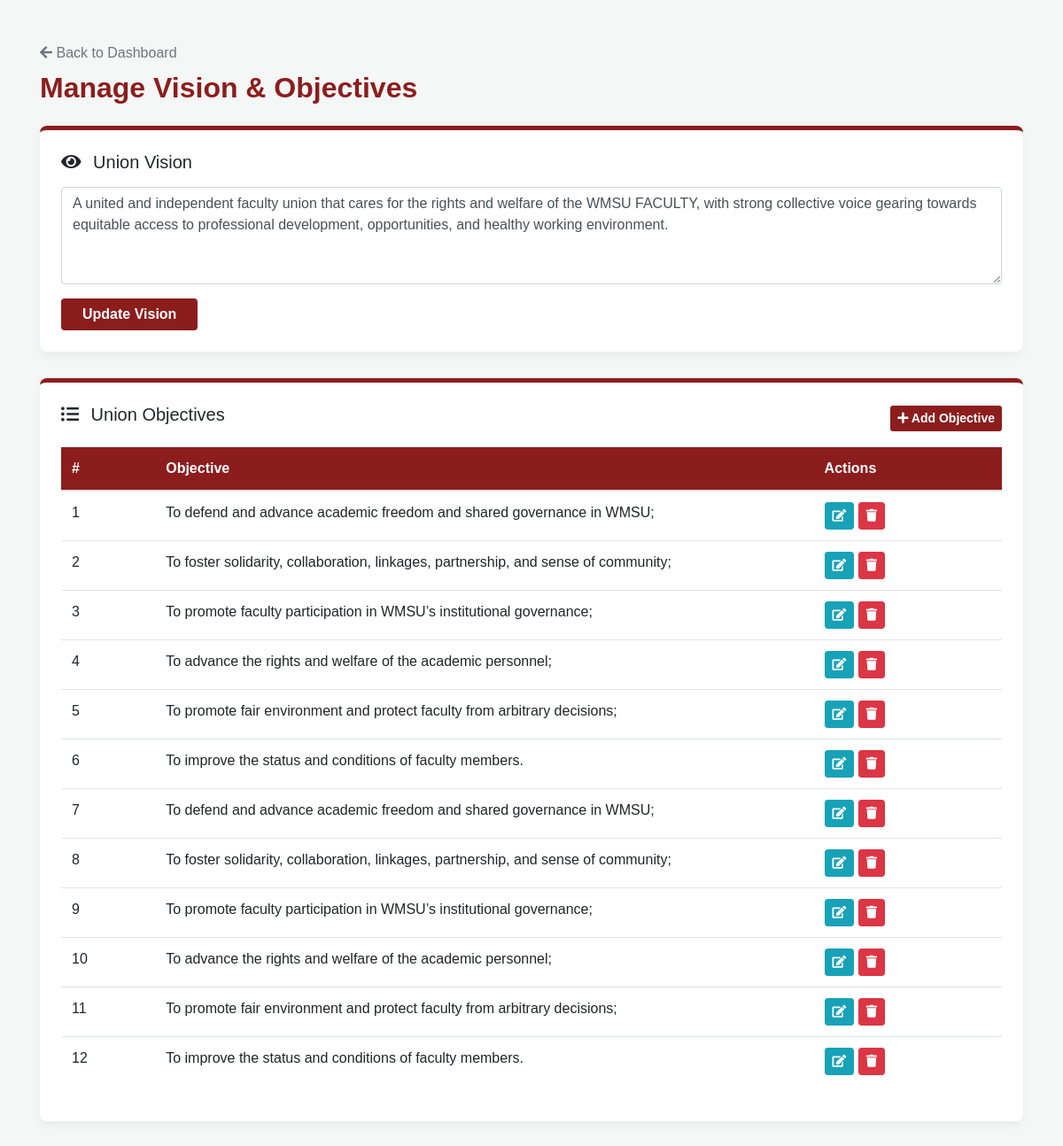
Screenshot of /admins/manage_vision.php (signed in) with the database file from the repository.
### tables this page shows
CREATE TABLE `union_info` (
  `id` int(11) NOT NULL,
  `vision` text NOT NULL,
  `updated_at` timestamp NULL DEFAULT current_timestamp() ON UPDATE current_timestamp()
);

CREATE TABLE `objectives` (
  `id` int(11) NOT NULL,
  `content` text NOT NULL,
  `sort_order` int(11) DEFAULT 0
);

### admins/manage_vision.php (the view, shortened to what this page needs)
<?php
$database = new Database();
$db = $database->getConnection();
$vision = $db->query("SELECT vision FROM union_info WHERE id = 1")->fetchColumn();
$objectives = $db->query("SELECT * FROM objectives ORDER BY id ASC")->fetchAll(PDO::FETCH_ASSOC);
?>
<!DOCTYPE html>
<html lang="en">
<head>
    <link href="https://stackpath.bootstrapcdn.com/bootstrap/4.5.2/css/bootstrap.min.css" rel="stylesheet">
    <link href="https://cdnjs.cloudflare.com/ajax/libs/font-awesome/5.15.1/css/all.min.css" rel="stylesheet">
</head>
<body>
<div class="container mt-5">
    <div class="mb-4">
        <a href="dashboard.php" class="text-muted text-decoration-none"><i class="fas fa-arrow-left"></i> Back to Dashboard</a>
        <h2 class="mt-2" style="color: var(--maroon); font-weight: 700;">Manage Vision & Objectives</h2>
    </div>
    <div class="card section-card p-4">
        <h5 class="mb-3"><i class="fas fa-eye mr-2"></i> Union Vision</h5>
        <form method="POST">
            <div class="form-group">
                <textarea name="vision" class="form-control" rows="4" required><?php echo htmlspecialchars($vision); ?></textarea>
            </div>
            <button type="submit" name="update_vision" class="btn btn-maroon px-4">Update Vision</button>
        </form>
    </div>
    <div class="card section-card p-4">
        <div class="d-flex justify-content-between align-items-center mb-3">
            <h5><i class="fas fa-list-ul mr-2"></i> Union Objectives</h5>
            <button class="btn btn-sm btn-maroon" data-toggle="modal" data-target="#addModal"><i class="fas fa-plus"></i> Add Objective</button>
        </div>
        <table class="table table-hover">
            <thead>
                <tr>
                    <th width="10%">#</th>
                    <th>Objective</th>
                    <th width="20%">Actions</th>
                </tr>
            </thead>
            <tbody>
                <?php foreach($objectives as $index => $obj): ?>
                <tr>
                    <td><?php echo $index + 1; ?></td>
                    <td><?php echo nl2br(htmlspecialchars($obj['content'])); ?></td>
                    <td>
                        <button class="btn btn-sm btn-info edit-btn"
                                data-id="<?php echo $obj['id']; ?>"
                                data-content="<?php echo htmlspecialchars($obj['content']); ?>"
                                data-toggle="modal" data-target="#editModal"><i class="fas fa-edit"></i></button>
                        <a href="?delete_obj=<?php echo $obj['id']; ?>" class="btn btn-sm btn-danger" onclick="return confirm('Delete?')"><i class="fas fa-trash"></i></a>
                    </td>
                </tr>
                <?php endforeach; ?>
            </tbody>
        </table>
    </div>
</div>
</body>
</html>

### admins/manage_vision.php (style rules this page uses)
:root { --maroon: #8c1d1d; --gold: #d4af37; }
body { background-color: #f4f7f6; font-family: sans-serif; padding-bottom: 50px; }
.btn-maroon { background: var(--maroon); color: white; border: none; font-weight: 600; }
.section-card { border: none; border-top: 5px solid var(--maroon); border-radius: 8px; box-shadow: 0 4px 12px rgba(0,0,0,0.05); margin-bottom: 30px; }
.table thead { background: var(--maroon); color: white; }

### rows the page displays
union_info: vision "A united and independent faculty union that cares for the rights and welfare of the WMSU FACULTY, with strong collective voice gearing towards equitable access to professional development, opportunities, and healthy working environment."
objectives: content "To defend and advance academic freedom and shared governance in WMSU;"
objectives: content "To foster solidarity, collaboration, linkages, partnership, and sense of community;"
objectives: content "To promote faculty participation in WMSU’s institutional governance;"
objectives: content "To advance the rights and welfare of the academic personnel;"
objectives: content "To promote fair environment and protect faculty from arbitrary decisions;"
objectives: content "To improve the status and conditions of faculty members."
objectives: content "To defend and advance academic freedom and shared governance in WMSU;"
objectives: content "To foster solidarity, collaboration, linkages, partnership, and sense of community;"
objectives: content "To promote faculty participation in WMSU’s institutional governance;"
objectives: content "To advance the rights and welfare of the academic personnel;"
objectives: content "To promote fair environment and protect faculty from arbitrary decisions;"
objectives: content "To improve the status and conditions of faculty members."
